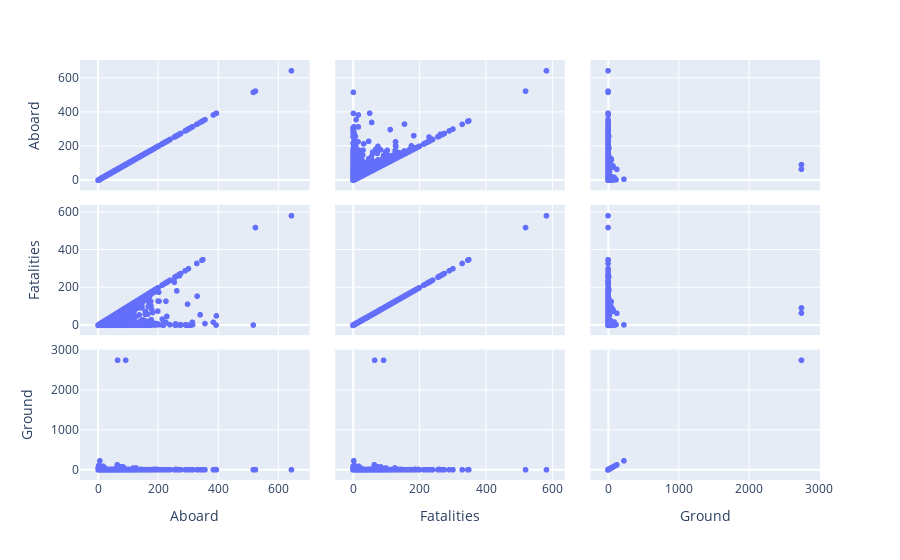

Notebook code for this chart:
### Code cell
#Scatter Matrix - To examine the relationship between Aboard , Fatalities , Ground
fig_scat_matrix=px.scatter_matrix(airplane_crashes[['Aboard','Fatalities','Ground']])
fig_scat_matrix.show()

### Figure 1 — Plotly figure (JSON) as saved in the notebook; plotly's stock layout.template omitted (floating-point values rounded to 4 significant figures; data arrays with more than 128 entries replaced by an {"elided": "..."} marker saying what was removed)
{"data": [{"dimensions": [{"axis": {"matches": true}, "label": "Aboard", "values": {"elided": "5268 int values"}}, {"axis": {"matches": true}, "label": "Fatalities", "values": {"elided": "5268 int values"}}, {"axis": {"matches": true}, "label": "Ground", "values": {"elided": "5268 int values"}}], "hovertemplate": "%{xaxis.title.text}=%{x}<br>%{yaxis.title.text}=%{y}<extra></extra>", "legendgroup": "", "marker": {"color": "#636efa", "symbol": "circle"}, "name": "", "showlegend": false, "type": "splom"}], "layout": {"dragmode": "select", "legend": {"tracegroupgap": 0}, "margin": {"t": 60}}}
